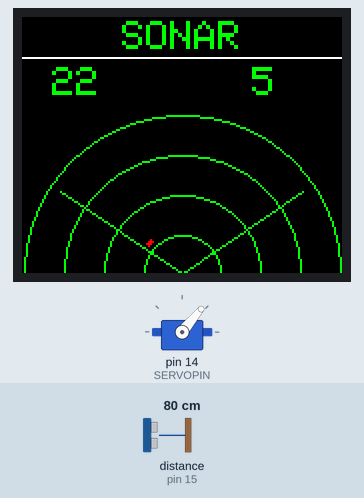
Bench run of a sketch on a simulated Arduino Uno, built with avr-gcc and run on an emulated ATmega328P. On the bench: servo, 160×128 colour display. Wiring (inferred from the names in the program): ultrasonic range finder: trigger pin 15; echo pin 15. Inputs (shaded band) come from the test bench; at power-on: distance to the obstacle (sensor on pin 15) 80 cm. The echo pulse lasts 58.3 µs per cm; what the sketch prints to the serial monitor is not drawn.

Above: at 1.3 s.
1.4 s: distance to the obstacle (sensor on pin 15) set to 2 cm
At 2.5 s:
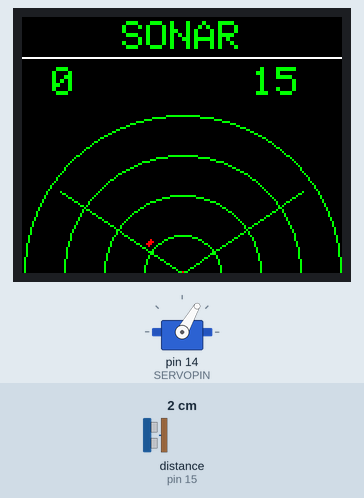
4.5 s: distance to the obstacle (sensor on pin 15) set to 9 cm
At 5.1 s:
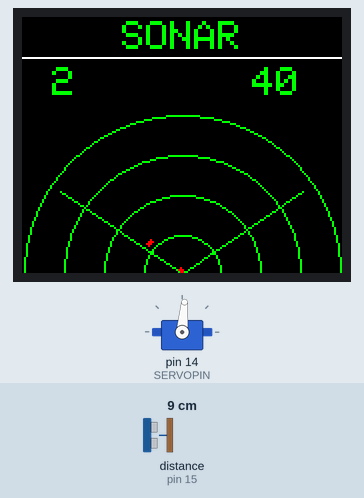
7.6 s: distance to the obstacle (sensor on pin 15) set to 4 cm
At 8.1 s:
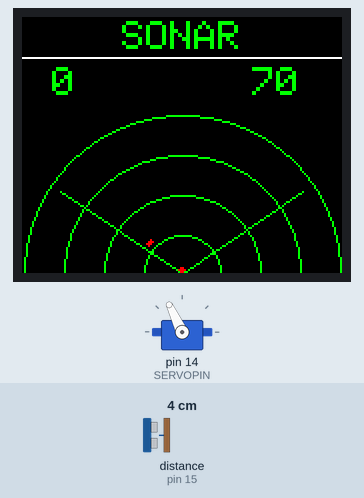
Timing chart, 0 to 16.7 s (numbered marks = the images above; inputs shaded):
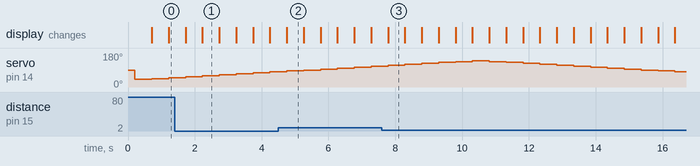

Measured:
- by itself, servo on pin 14 (SERVOPIN): rises from 110° to 140° in 2.5 s, then falls to 80° in 6.1 s
- what the display in image 1 shows lasts 0.5 s, from 2.2 s to 2.7 s

The sketch:

PingDarRev0.ino
```cpp
/*
Author: Peter Britanyak
Date: 4/5/15
Purpose: Ping SONAR
Rev0- Using 4pin or 3pin Ping unit and Esplora tft display
*/

// BOF preprocessor bug prevent - insert me on top of your arduino-code
// From: http://www.a-control.de/arduino-fehler/?lang=en
#if 1
__asm volatile ("nop");
#endif

// Type of ultrasonic sensor
//#define HC-SR04            // HC-SR04 ultrasonic sensor only pick one
#define Parallax             // Parallax ultrasonic sensor only pick one

#ifdef HC-SR04
const int TRIGPIN = 15;      // HC-SR04 option pins
const int ECHOPIN = 16;      // HC-SR04 option pins
#else                        // #elif Parallax
const int PINGPIN = 15;      // Parallax option signal pin
#endif
const int SERVOPIN = 14;     // Servo pin
const int sclk = 4;          // SPI pins for TFT display
const int mosi = 5;
const int cs =  6;
const int dc =  7;
const int rst = 8;

const float pi = 3.1415;            // Used for radian to degree conversion
float r, last_r;
long duration, inches, dist;        // establish variables for maths
int x, y, theta, last_theta;
int thetaInc, currentInc;
boolean right;

const int MAXRANGE = 108;      // [inch] This sets the max ping distance that will be mapped to the outer circle of the display.
const int DIVISIONS = 20;      // divisions of the view angle. PING unit claims 15 degree viewing angle
const int MAXTHETA = 140;      // Min view angle
const int MINTHETA = 40;       // Max view angle
const int SERVOPAUSE = 500;    // Time to allow servo to increment to new location before taking sample.
const int DOTSIZE = 1;         // Size of the dot on the display

int lay[DIVISIONS+1][2];            // Array stores displayed dot locations.

#include <Servo.h>                  // Servo library
#include <Adafruit_GFX.h>           // Core graphics library
#include <Adafruit_ST7735.h>        // TFT Display library
#include <SPI.h>                    // Serial Peripheral Interface (SPI) Library

Adafruit_ST7735 tft = Adafruit_ST7735(cs, dc, mosi, sclk, rst);
Servo myservo;

void setup()
  {
   Serial.begin(9600);                // Initialize serial for debug

   myservo.attach(SERVOPIN);          // Define Servo Pin

   tft.initR(INITR_BLACKTAB);         // Initialize a ST7735S chip, black tab
   tft.fillScreen(ST7735_BLACK);      // Clear screen
   tft.setRotation(1);                // Screen Rotation 0-3
   screenText();                      // Write static text to screen

 #ifdef HC-SR04
   pinMode(TRIGPIN, OUTPUT);          // Setup HC-SR04 pin tris if used
   pinMode(ECHOPIN, INPUT);
 #endif

   theta = (MAXTHETA-MINTHETA)/2+MINTHETA;        // Find center angle
   thetaInc = (MAXTHETA-MINTHETA)/(DIVISIONS);    // Find angle to increment

   myservo.write(theta);                          // Command servo to center angle

   Serial.println("Centering Servo");              // Debug info sent to serial monitor
   Serial.print("servo angle= ");
   Serial.println(theta);
   Serial.print("Divisions= ");
   Serial.println(DIVISIONS);
   Serial.print(" Ping Origin= ");
   Serial.print(tft.width());
   Serial.print(" ");
   Serial.print(tft.height());

   currentInc = 0;                // Start the scan at the beginning
  }

void loop()
  {                                               // Servo Positioning
    theta = (thetaInc * currentInc) + MINTHETA;   // Calc the new angle
    myservo.write(theta);                         // Command servo to new angle
    delay(SERVOPAUSE);                            // Pause to allow servo to move to selected angle

#ifdef HC-SR04                             // Pinging
      digitalWrite(TRIGPIN, LOW);          // Give a short LOW pulse beforehand to ensure a clean HIGH pulse:
      delayMicroseconds(2);
      digitalWrite(TRIGPIN, HIGH);         // The sensor is triggered by a HIGH pulse of 10 or more microseconds.
      delayMicroseconds(10);
      digitalWrite(TRIGPIN, LOW);
      duration = pulseIn(ECHOPIN, HIGH);
#else                                      // #elif Parallax
      pinMode(PINGPIN, OUTPUT);            // Turn PINGPIN to output
      digitalWrite(PINGPIN, LOW);          // Give a short LOW pulse beforehand to ensure a clean HIGH pulse:
      delayMicroseconds(2);
      digitalWrite(PINGPIN, HIGH);         // PINGPIN high to initiate ultrasonic ping
      delayMicroseconds(5);
      digitalWrite(PINGPIN, LOW);
      pinMode(PINGPIN, INPUT);             // PINGPIN input to measure ultrasonic time of flight (TOF)
      duration = pulseIn(PINGPIN, HIGH);   // Measure TOF
#endif

    dist = duration/74/2;                          // Convert the ping time into inches. if centemeters use duration/29/2
    r = map(dist,0,MAXRANGE,0,tft.width()/2-2);    // map the range of the ping sensor to the graphic area
    if(r > tft.width()/2-2) r = tft.width()/2-2;   // Set max for r to outer ring

    tft.setTextSize(2);                            // Clear Previous Text
    tft.setTextColor(ST7735_BLACK);
    tft.setCursor(15, 25);
    tft.print(last_r);
    tft.setCursor(115, 25);
    tft.print(last_theta-MINTHETA);

    last_r = r;                         // New displayed values to be cleared next loop
    last_theta = theta;

    tft.setTextSize(2);                 // Print New Text
    tft.setTextColor(ST7735_GREEN);
    tft.setCursor(15, 25);
    tft.print((int)(r+.5));
    tft.setCursor(115, 25);
    tft.print(theta-MINTHETA);

    x = tft.width()/2 - r*cos((float)theta*pi/180);      // Calculate new ping postion
    y = tft.height() - r*sin((float)theta*pi/180);

    lay[currentInc][0]= x;
    lay[currentInc][1]= y;
    tft.fillCircle(x,y,DOTSIZE,ST7735_RED);         // Write new ping dot

    Serial.print(" dist= ");                        // Debug to serial monitor
    Serial.print(dist);
    Serial.print(" in ");
    Serial.print(" r= ");
    Serial.print(r);
    Serial.print(" currentInc= ");
    Serial.print(currentInc);
    Serial.print(" theta= ");
    Serial.print(theta-MINTHETA);
    Serial.print(" TFT Point = ");
    Serial.print(x);
    Serial.print(" ");
    Serial.println(y);

    if(right == false) currentInc++;                // Increment angle in the direction we are rotating
    if(right == true)  currentInc--;
    if(currentInc == 0)          right = false;     // Reverse direction when we reach the extent
    if(currentInc >= DIVISIONS)  right = true;

    x = lay[currentInc][0];
    y = lay[currentInc][1];
    tft.fillCircle(x,y,DOTSIZE,ST7735_BLACK);       // Clear old ping location
  }

//******************************* SubRoutines ********************************************
void softwareReset()
  {
    asm volatile ("  jmp 0");           // Restarts program from beginning
  }

void screenText()
  {
    tft.setTextColor(ST7735_GREEN);     // Printing static Items to speed up the loop void
    tft.setTextSize(2);
    tft.setCursor(50,2);
    tft.println("SONAR");

    tft.drawLine(0, 20, tft.width()-1, 20, ST7735_WHITE);

    tft.drawLine(tft.width()/2, tft.height(), tft.width()/2 + ((tft.width()/2)-1)*cos(MINTHETA*pi/180), tft.height() - ((tft.height()/2)-1)*sin(MINTHETA*pi/180), ST7735_GREEN);
    tft.drawLine(tft.width()/2, tft.height(), tft.width()/2 + ((tft.width()/2)-1)*cos(MAXTHETA*pi/180), tft.height() - ((tft.height()/2)-1)*sin(MAXTHETA*pi/180), ST7735_GREEN);

    tft.drawCircle(tft.width()/2, tft.height(), tft.width()/2-1, ST7735_GREEN);   // x0, y0, r, color
    tft.drawCircle(tft.width()/2, tft.height(), tft.width()*3/8-1, ST7735_GREEN); // x0, y0, r, color
    tft.drawCircle(tft.width()/2, tft.height(), tft.width()/4-1, ST7735_GREEN);   // x0, y0, r, color
    tft.drawCircle(tft.width()/2, tft.height(), tft.width()/8-1, ST7735_GREEN);   // x0, y0, r, color
  }
```
